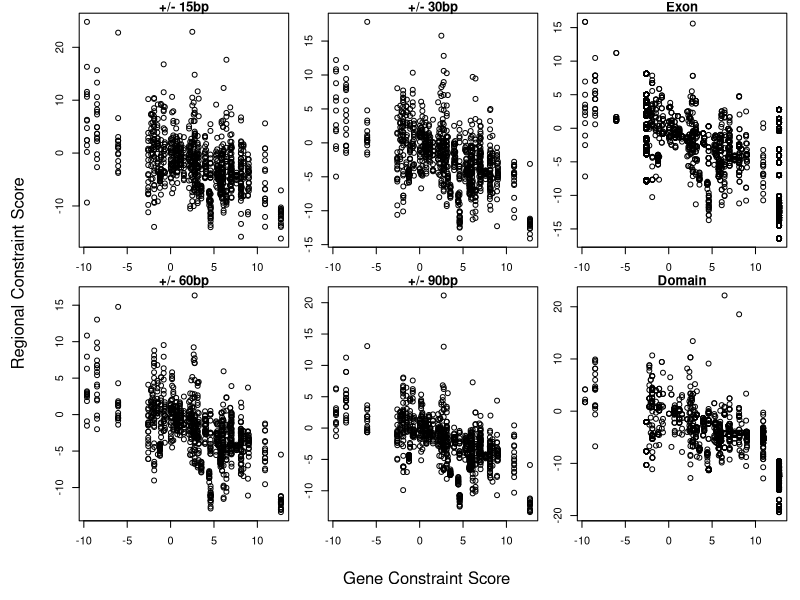
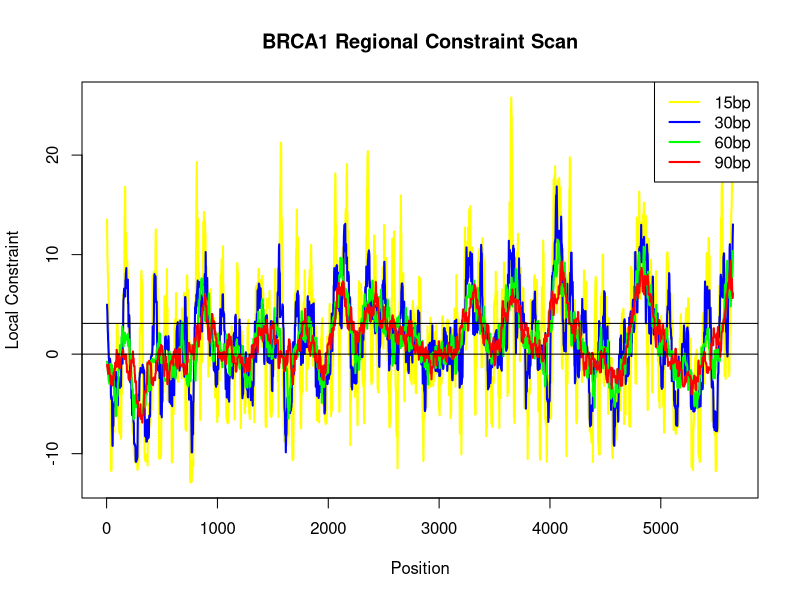
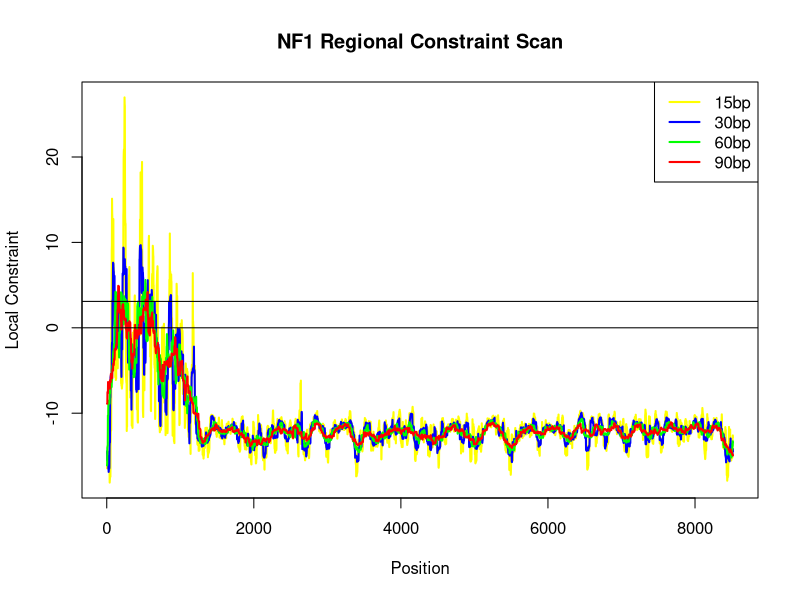
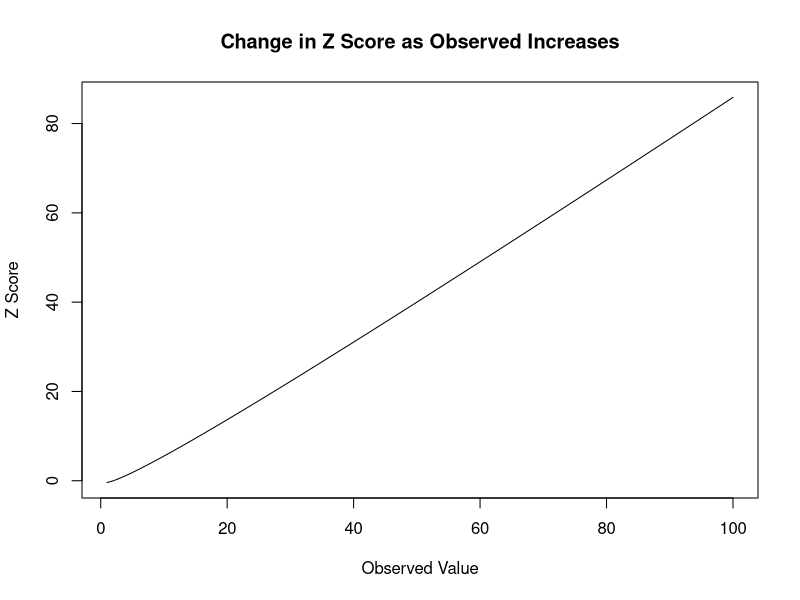

These charts were generated, in order, by the following R code:
#Function that calculates the constraint score
constraint.function <- function(obs,exp,adjustment)
  {
  #Calculate Z score
  numerator <- as.numeric(obs)-as.numeric(exp)
  denominator <- sqrt(as.numeric(exp))
  constraint <- numerator/denominator
  
  #Adjust using gene wide adjustment factor
  constraint <- constraint*as.numeric(adjustment)
  
  return(constraint)
  }

#Function to normalise a observed or expected frequency
normalise.function <- function(value,range,whole)
  {
  normalisation <- as.numeric(whole)/as.numeric(range)
  newvalue <- as.numeric(value)*normalisation
  return(newvalue)
  }

#Function that processes variant constraint scores 
variants.processing.function <- function(variant,genedetails)
  {
  #Retrieve the details about the gene
  wholegenesize <- genedetails[variant['Gene'],'Size']
  adjustment <- genedetails[variant['Gene'],'Adjustment']
  constraint.gene <- genedetails[variant['Gene'],'Constraint']
  
  constraint.region.raw <- constraint.function(variant['Region_Observed'],variant['Region_Expected'],adjustment)
  
  constraint.region.normalised <- constraint.function(normalise.function(variant['Region_Observed'],variant['Size'],wholegenesize),normalise.function(variant['Region_Expected'],variant['Size'],wholegenesize),adjustment)
  
  #Compile metrics into vector
  output <- c("Gene_Constraint"=constraint.gene,"Raw_Constraint"=constraint.region.raw,"Normalised_Constraint"=constraint.region.normalised)
  return(output)
  }

#Generate an example of a Z score
examplezscores <- function(value)
  {
  double = value*2
  zscore = value-double/sqrt(double)
  return(zscore)
  }

#Generate a gene vs regional variant graph
variantgraph <- function(x,y,name)
  {
  plot(x,y,xlab='',ylab='',main=name)
  }

#Draw gene scan plot
genescangraph <- function(gene)
  {
  #Declare file name
  filename = paste(c(gene,"scan.png"),sep="",collapse="")
  title = paste(c(gene," Regional Constraint Scan"),sep="",collapse="")
  
  #Draw gene scan plot of BRCA1
  png(filename,width=1080,height=720)
  plot(
    variants.data.frame[,'Position']
    [variants.data.frame['Type'] == 'S15bp' & variants.data.frame['Gene'] == gene]
    ,variants.data.frame[,'Normalised_Constraint']
    [variants.data.frame['Type'] == 'S15bp' & variants.data.frame['Gene'] == gene]
    ,type='l'
    ,xlab='Position'
    ,ylab='Local Constraint'
    ,main=title
    ,lwd=2,col="yellow"
  )
  lines(
    variants.data.frame[,'Position']
    [variants.data.frame['Type'] == 'S30bp' & variants.data.frame['Gene'] == gene]
    ,variants.data.frame[,'Normalised_Constraint']
    [variants.data.frame['Type'] == 'S30bp' & variants.data.frame['Gene'] == gene]
    ,lwd=2,col="blue"
  )
  lines(
    variants.data.frame[,'Position']
    [variants.data.frame['Type'] == 'S60bp' & variants.data.frame['Gene'] == gene]
    ,variants.data.frame[,'Normalised_Constraint']
    [variants.data.frame['Type'] == 'S60bp' & variants.data.frame['Gene'] == gene]
    ,lwd=2,col="green"
  )
  lines(
    variants.data.frame[,'Position']
    [variants.data.frame['Type'] == 'S90bp' & variants.data.frame['Gene'] == gene]
    ,variants.data.frame[,'Normalised_Constraint']
    [variants.data.frame['Type'] == 'S90bp' & variants.data.frame['Gene'] == gene]
    ,lwd=2,col="red"
  )
  #Draw 0 line
  abline(h=0)
  #Draw horizontal line at the 3SD line for statistical significance
  abline(h=3.09)
  legend(legend=c("15bp","30bp","60bp","90bp"),col=c("yellow","blue","green","red"),lwd=c("2","2","2","2"),lty=c(1,1,1,1),"topright")
  dev.off()
  }
  
#Import the list of gene sizes
genedetails <- read.table("GeneDetails.txt", header=TRUE)

#Import the list of variants
variants.data.frame <- read.table("Variants.txt", header=TRUE)

#Calculate constraint metrics both raw and normalised
variants.constraints <- apply(variants.data.frame,1,variants.processing.function,genedetails)
variants.data.frame$Gene_Constraint <- variants.constraints['Gene_Constraint',]
variants.data.frame$Raw_Constraint <- variants.constraints['Raw_Constraint',]
variants.data.frame$Normalised_Constraint <- variants.constraints['Normalised_Constraint',]

#Calculate correlations between gene constraint and regional constraint
window.15bp.correlation <- cor(variants.data.frame[,'Gene_Constraint'][variants.data.frame['Type'] == 'V15bp'],variants.data.frame[,'Raw_Constraint'][variants.data.frame['Type'] == 'V15bp'])
window.30bp.correlation <- cor(variants.data.frame[,'Gene_Constraint'][variants.data.frame['Type'] == 'V30bp'],variants.data.frame[,'Raw_Constraint'][variants.data.frame['Type'] == 'V30bp'])
window.60bp.correlation <- cor(variants.data.frame[,'Gene_Constraint'][variants.data.frame['Type'] == 'V60bp'],variants.data.frame[,'Raw_Constraint'][variants.data.frame['Type'] == 'V60bp'])
window.90bp.correlation <- cor(variants.data.frame[,'Gene_Constraint'][variants.data.frame['Type'] == 'V90bp'],variants.data.frame[,'Raw_Constraint'][variants.data.frame['Type'] == 'V90bp'])
window.exon.correlation <- cor(variants.data.frame[,'Gene_Constraint'][variants.data.frame['Type'] == 'Exon'],variants.data.frame[,'Raw_Constraint'][variants.data.frame['Type'] == 'Exon'])
window.domain.correlation <- cor(variants.data.frame[,'Gene_Constraint'][variants.data.frame['Type'] == 'Domain'],variants.data.frame[,'Raw_Constraint'][variants.data.frame['Type'] == 'Domain'])

#Draw plot of local constraints at different window sizes
png("variantslocalconstraints.png",width=1080,height=720)
par(mfrow=c(2,3))
par(oma=c(4,4,0,0)) 
par(mar=c(2,2,1,1))
variantgraph(variants.data.frame[,'Gene_Constraint'][variants.data.frame['Type'] == 'V15bp'],variants.data.frame[,'Normalised_Constraint'][variants.data.frame['Type'] == 'V15bp'],"+/- 15bp")
variantgraph(variants.data.frame[,'Gene_Constraint'][variants.data.frame['Type'] == 'V30bp'],variants.data.frame[,'Normalised_Constraint'][variants.data.frame['Type'] == 'V30bp'],"+/- 30bp")
variantgraph(variants.data.frame[,'Gene_Constraint'][variants.data.frame['Type'] == 'Exon'],variants.data.frame[,'Normalised_Constraint'][variants.data.frame['Type'] == 'Exon'],"Exon")
variantgraph(variants.data.frame[,'Gene_Constraint'][variants.data.frame['Type'] == 'V60bp'],variants.data.frame[,'Normalised_Constraint'][variants.data.frame['Type'] == 'V60bp'],"+/- 60bp")
variantgraph(variants.data.frame[,'Gene_Constraint'][variants.data.frame['Type'] == 'V90bp'],variants.data.frame[,'Normalised_Constraint'][variants.data.frame['Type'] == 'V90bp'],"+/- 90bp")
variantgraph(variants.data.frame[,'Gene_Constraint'][variants.data.frame['Type'] == 'Domain'],variants.data.frame[,'Normalised_Constraint'][variants.data.frame['Type'] == 'Domain'],"Domain")
mtext('Gene Constraint Score',side = 1, outer = TRUE, line = 2)
mtext('Regional Constraint Score',side = 2, outer = TRUE, line = 2)
dev.off()

#Make th gene scan plots for BRCA1 and NF1
genescangraph("BRCA1")
genescangraph("NF1")

#Make the plot of Z score examples
size = 100
zexamples <- data.frame(row.names=c(1:size))
zexamples$values <- c(1:size)
zscores <- apply(zexamples,1,examplezscores)
zexamples$zscore <- zscores

#Plot graph showing that Z score increases as Observed increases
png("zexamples.png",width=720,height=720)
plot(
  zexamples[,'values']
  ,zexamples[,'zscore']
  ,type='l'
  ,xlab='Observed Value'
  ,ylab='Z Score'
  ,main='Change in Z Score as Observed Increases'
)
dev.off()

subset(variants.data.frame)
